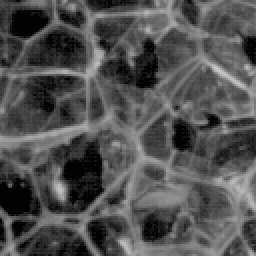
#> input picture test-rotated-200/D112/D112_200_10.tiff, 128 x 128 px, found by its file name (shown 2 times larger); its folder holds only this picture in this run
$ python image-splitter.py
#> lines starting #> are read from the running program, lines starting #| are printed output that depends on the picture
import numpy as np
from os import listdir
from PIL import Image
from math import sqrt

# Split square image into n images.
def split(img, n):
    h = img.shape[0]
    step = int(h / sqrt(n))
    images = []

    x1, y1 = 0, step
    for i in range(int(sqrt(n))):
        x2, y2 = 0, step
        for j in range(int(sqrt(n))):
            images.append(img[x1 : y1, x2 : y2])
            x2 += step
            y2 += step
        x1 += step
        y1 += step

    return images

dirDataset = '/home/cam/Documents/Fall 2021/Texture-Analysis/test-rotated-200/'
dirTextures = sorted(listdir(dirDataset))

angle = '200'

for i in range(13):
    dirImage = dirDataset + dirTextures[i] + '/' + listdir(dirDataset + dirTextures[i])[0]
    img = np.asarray(Image.open(dirImage).convert('L')).astype(np.uint8)
#> img is the input picture: shape (128, 128); min 2, max 200, mean 81.1
    cropped = split(img, 16)
#> after the loop in split, `for i in range(int(sqrt(n))):`: images = 16 items; x1 = 128; y1 = 160
#> cropped = 16 items
    for j in range(len(cropped)):
        temp = Image.fromarray(cropped[j])
        temp.save(f'{dirDataset}{dirTextures[i]}/{dirTextures[i]}_{angle}_{j+1}.tiff')
#> this loop made 16 passes
#> pass 1, `temp = Image.fromarray(cropped[j])`:
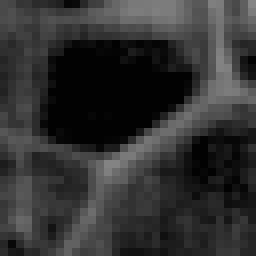
#> temp: PIL image 32x32 L (shown 8 times larger); min 2, max 132, mean 49.1
#> pass 2, `temp = Image.fromarray(cropped[j])`:
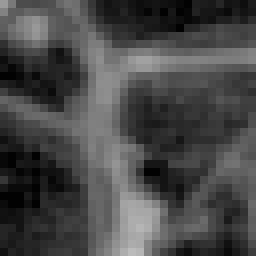
#> temp: PIL image 32x32 L (shown 8 times larger); min 2, max 187, mean 71.1
#> pass 3, `temp = Image.fromarray(cropped[j])`:
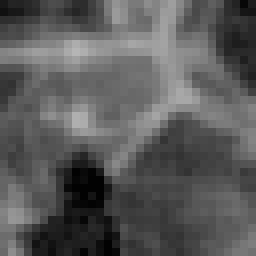
#> temp: PIL image 32x32 L (shown 8 times larger); min 2, max 181, mean 89.8
#> after the loop:
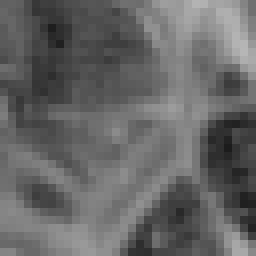
#> temp: PIL image 32x32 L (shown 8 times larger); min 28, max 183, mean 102.1
#> pass 2 of the loop `for i in range(13):`:
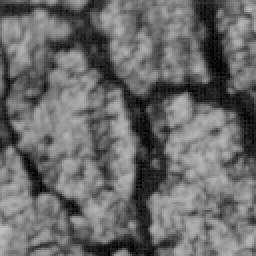
#> input picture test-rotated-200/D12/D12_200_1.tiff, 128 x 128 px, found by its file name (shown 2 times larger)
#> img is the input picture: shape (128, 128); min 2, max 195, mean 106.1
#> the loop `for j in range(len(cropped)):` made 16 passes
#> pass 1, `temp = Image.fromarray(cropped[j])`:
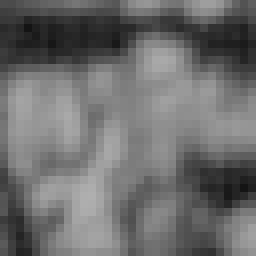
#> temp: PIL image 32x32 L (shown 8 times larger); min 20, max 175, mean 109
#> after the loop `for j in range(len(cropped)):`:
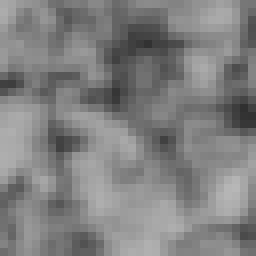
#> temp: PIL image 32x32 L (shown 8 times larger); min 48, max 183, mean 128.2
#> (the run stopped early here; a loop or call above may not have finished)
